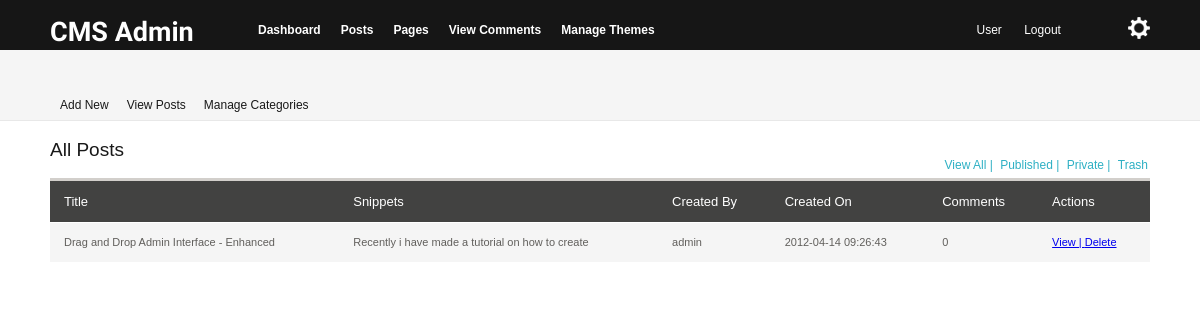
Screenshot of /admin/posts.php (signed in) with the database file from the repository.
### tables this page shows
CREATE TABLE IF NOT EXISTS `posts` (
  `id` int(11) NOT NULL AUTO_INCREMENT,
  `title` varchar(200) NOT NULL,
  `description` longtext NOT NULL,
  `categories` varchar(200) NOT NULL,
  `post_meta` varchar(200) NOT NULL,
  `post_robots` varchar(200) NOT NULL,
  `meta_title` varchar(200) NOT NULL,
  `meta_description` text NOT NULL,
  `created_by` varchar(100) NOT NULL,
  `created_on` varchar(40) NOT NULL,
  `post_status` varchar(20) NOT NULL,
  `imageref` varchar(150) NOT NULL,
  PRIMARY KEY (`id`)
);

### admin/scripts/get-posts.php (the view, shortened to what this page needs)
<?php
	if(isset($_GET['posttype']))
	{
	$posttype = $_GET['posttype'];
	$sql = mysql_query("SELECT * FROM posts WHERE post_status = '$posttype' ORDER BY id DESC") or die(mysql_error());
	$num_rows = mysql_num_rows($sql);
	if($num_rows >= 1)
	{
		echo '<table width="100%">
					<thead>
						<tr align="left">
							<th scope="col">Title</th>
							<th scope="col">Snippets</th>
							<th scope="col">Created By</th>
							<th scope="col">Created On</th>
							<th scope="col">Comments</th>
							<th scope="col">Actions</th>
						</tr>';
		while($row = mysql_fetch_array($sql))
		{
		extract($row);
		$snippet = explode(" ",$description);
		$snippet_to_use = array_slice($snippet,0,10);
		$snippet_to_use = implode(" ", $snippet_to_use);
		echo '		<tr>
							<td>'.$title.'</td>
							<td>'.$snippet_to_use.'</td>
							<td>'.$created_by.'</td>
							<td>'.$created_on.'</td>
							<td>0</td>
							<td><a href="create-posts.php?id='.$id.'">View | </a> <a href="delete-posts.php?id='.$id.'" id="delete_post"> Delete </a>
							<input type="hidden" name="post_id" value="'.$id.'" id="post_id" />
							</td>
						</tr>';
	}
	echo '</thead>
				</table>';
	}
	else
	{
		echo '<div id="noposts"> There are no posts, you can create one by clicking <a href="create-posts.php"> here </a></div>';
	}
	}
	else
	{
	$sql = mysql_query("SELECT * FROM posts ORDER BY id DESC") or die(mysql_error());
	$num_rows = mysql_num_rows($sql);
	if($num_rows >= 1)
	{
		echo '<table width="100%">
					<thead>
						<tr align="left">
							<th scope="col">Title</th>
							<th scope="col">Snippets</th>
							<th scope="col">Created By</th>
							<th scope="col">Created On</th>
							<th scope="col">Comments</th>
							<th scope="col">Actions</th>
						</tr>';
		while($row = mysql_fetch_array($sql))
		{
		extract($row);
		$snippet = explode(" ",$description);
		$snippet_to_use = array_slice($snippet,0,10);
		$snippet_to_use = implode(" ", $snippet_to_use);
		echo '		<tr>
							<td>'.$title.'</td>
							<td>'.$snippet_to_use.'</td>
							<td>'.$created_by.'</td>
							<td>'.$created_on.'</td>
							<td>0</td>
							<td><a href="create-posts.php?id='.$id.'">View | </a> <a href="delete-posts.php?id='.$id.'" id="delete_post"> Delete </a>
							<input type="hidden" name="post_id" value="'.$id.'" id="post_id" />
							</td>
						</tr>';
	}
	echo '</thead>
				</table>';
	}
	else
	{
		echo '<div id="noposts"> There are no posts, you can create one by clicking <a href="create-posts.php"> here </a></div>';
	}
	}
?>

### admin/css/style.css (style rules this page uses)
html,body,div,span,object,iframe,h1,h2,h3,h4,h5,h6,p,blockquote,pre,abbr,address,cite,code,del,dfn,em,img,ins,kbd,q,samp,small,strong,sub,sup,var,b,i,dl,dt,dd,ol,ul,li,fieldset,form,label,legend,table,caption,tbody,tfoot,thead,tr,th,td,article,aside,canvas,details,figcaption,figure,footer,header,hgroup,menu,nav,section,summary,time,mark,audio,video { margin:0;padding:0;border:0;outline:0;font-size:100%;vertical-align:baseline;background:transparent }
body { line-height:1 }
a { margin:0;padding:0;font-size:100%;vertical-align:baseline;background:transparent }
table { border-collapse:collapse;border-spacing:0 }
body { font-family: Arial, "MS Trebuchet", sans-serif; font-size: 11px; font-color: #191919; background: #fff; }
* { margin: 0; padding: 0; }
#viewposts table th { background: none repeat scroll 0 0 #424241; border-bottom: 1px solid #FFFFFF; border-top: 3px solid #D2CFCB; color: #FFFFFF; font-size: 13px; font-weight: normal; padding: 14px; }
#viewposts table td { background: none repeat scroll 0 0 #F5F5F5; border-bottom: 1px solid #FFFFFF; border-top: 1px solid transparent; color: #615F5C; padding: 14px; cursor: pointer; width: auto; }

### rows the page displays
posts: title "Drag and Drop Admin Interface - Enhanced", snippet_to_use "Recently i have made a tutorial on how to create", created_by "admin", created_on "2012-04-14 09:26:43"
